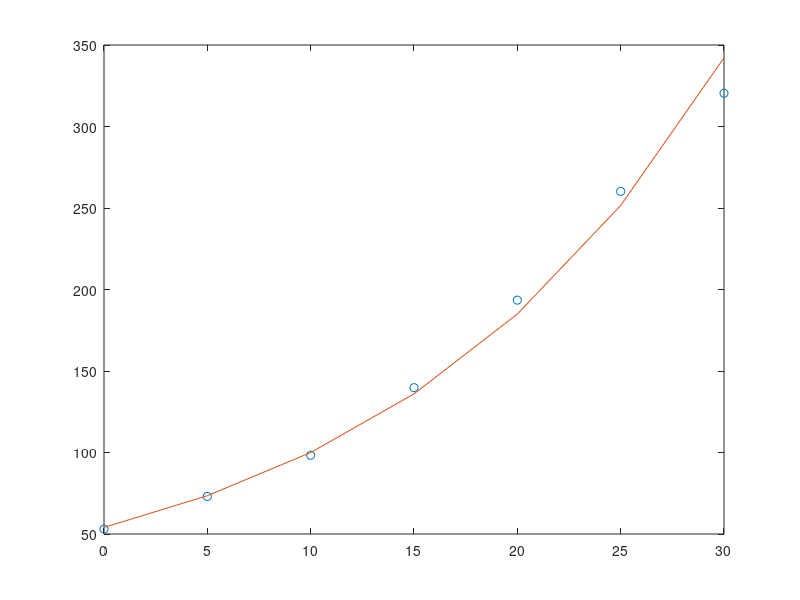

Source code (MATLAB):
%Ejercicio de los carros resuelto con linealizacion (minimos cuadrados)
year = [0, 5, 10, 15, 20, 25, 30]';
cars = [53.05, 73.04, 98.31, 139.78, 193.48, 260.20, 320.39]';

A = [ones(7,1), year];
A_ = A'*A; 
B_ = A'*log(cars);
sol = A_\B_;
c1 = exp(sol(1));
c2 = sol(2);

w = c1 * exp(c2*year);
plot(year,cars,'o',year,w)

